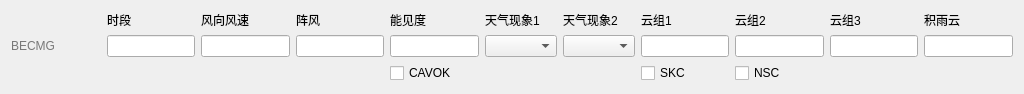
<?xml version="1.0" encoding="UTF-8"?>
<ui version="4.0">
 <class>Form</class>
 <widget class="QWidget" name="Form">
  <property name="geometry">
   <rect>
    <x>0</x>
    <y>0</y>
    <width>1024</width>
    <height>80</height>
   </rect>
  </property>
  <property name="windowTitle">
   <string>Form</string>
  </property>
  <layout class="QVBoxLayout" name="verticalLayout">
   <item>
    <layout class="QGridLayout" name="becmg_layout">
     <item row="0" column="12">
      <widget class="QLabel" name="becmg_cloud3_label">
       <property name="text">
        <string>云组3</string>
       </property>
       <property name="buddy">
        <cstring>becmg_cloud3</cstring>
       </property>
      </widget>
     </item>
     <item row="0" column="5">
      <widget class="QLabel" name="becmg_wind_label">
       <property name="text">
        <string>风向风速</string>
       </property>
       <property name="buddy">
        <cstring>becmg_wind</cstring>
       </property>
      </widget>
     </item>
     <item row="0" column="11">
      <widget class="QLabel" name="becmg_cloud2_label">
       <property name="text">
        <string>云组2</string>
       </property>
       <property name="buddy">
        <cstring>becmg_cloud2</cstring>
       </property>
      </widget>
     </item>
     <item row="2" column="4">
      <widget class="QLineEdit" name="becmg_period"/>
     </item>
     <item row="0" column="6">
      <widget class="QLabel" name="becmg_gust_label">
       <property name="text">
        <string>阵风</string>
       </property>
       <property name="buddy">
        <cstring>becmg_gust</cstring>
       </property>
      </widget>
     </item>
     <item row="0" column="4">
      <widget class="QLabel" name="becmg_period_label">
       <property name="text">
        <string>时段</string>
       </property>
       <property name="buddy">
        <cstring>becmg_period</cstring>
       </property>
      </widget>
     </item>
     <item row="2" column="13">
      <widget class="QLineEdit" name="becmg_cb"/>
     </item>
     <item row="0" column="7">
      <widget class="QLabel" name="becmg_vis_label">
       <property name="text">
        <string>能见度</string>
       </property>
       <property name="buddy">
        <cstring>becmg_vis</cstring>
       </property>
      </widget>
     </item>
     <item row="2" column="10">
      <widget class="QLineEdit" name="becmg_cloud1"/>
     </item>
     <item row="0" column="9">
      <widget class="QLabel" name="becmg_weather2_label">
       <property name="text">
        <string>天气现象2</string>
       </property>
       <property name="buddy">
        <cstring>becmg_weather2</cstring>
       </property>
      </widget>
     </item>
     <item row="0" column="10">
      <widget class="QLabel" name="becmg_cloud1_label">
       <property name="text">
        <string>云组1</string>
       </property>
       <property name="buddy">
        <cstring>becmg_cloud1</cstring>
       </property>
      </widget>
     </item>
     <item row="3" column="7">
      <widget class="QCheckBox" name="becmg_cavok">
       <property name="text">
        <string>CAVOK</string>
       </property>
      </widget>
     </item>
     <item row="3" column="11">
      <widget class="QCheckBox" name="becmg_nsc">
       <property name="text">
        <string>NSC</string>
       </property>
      </widget>
     </item>
     <item row="2" column="6">
      <widget class="QLineEdit" name="becmg_gust"/>
     </item>
     <item row="2" column="12">
      <widget class="QLineEdit" name="becmg_cloud3"/>
     </item>
     <item row="3" column="10">
      <widget class="QCheckBox" name="becmg_skc">
       <property name="text">
        <string>SKC</string>
       </property>
      </widget>
     </item>
     <item row="2" column="11">
      <widget class="QLineEdit" name="becmg_cloud2"/>
     </item>
     <item row="2" column="8">
      <widget class="QComboBox" name="becmg_weather1"/>
     </item>
     <item row="2" column="7">
      <widget class="QLineEdit" name="becmg_vis"/>
     </item>
     <item row="2" column="9">
      <widget class="QComboBox" name="becmg_weather2"/>
     </item>
     <item row="0" column="8">
      <widget class="QLabel" name="becmg_weather1_label">
       <property name="text">
        <string>天气现象1</string>
       </property>
       <property name="buddy">
        <cstring>becmg_weather1</cstring>
       </property>
      </widget>
     </item>
     <item row="0" column="13">
      <widget class="QLabel" name="becmg_cb_label">
       <property name="text">
        <string>积雨云</string>
       </property>
       <property name="buddy">
        <cstring>becmg_cb</cstring>
       </property>
      </widget>
     </item>
     <item row="2" column="5">
      <widget class="QLineEdit" name="becmg_wind"/>
     </item>
     <item row="2" column="0">
      <widget class="QLabel" name="tempo_title">
       <property name="minimumSize">
        <size>
         <width>90</width>
         <height>0</height>
        </size>
       </property>
       <property name="styleSheet">
        <string notr="true">color: rgb(120, 120, 120);</string>
       </property>
       <property name="text">
        <string>BECMG</string>
       </property>
      </widget>
     </item>
    </layout>
   </item>
  </layout>
 </widget>
 <tabstops>
  <tabstop>becmg_period</tabstop>
  <tabstop>becmg_wind</tabstop>
  <tabstop>becmg_gust</tabstop>
  <tabstop>becmg_vis</tabstop>
  <tabstop>becmg_weather1</tabstop>
  <tabstop>becmg_weather2</tabstop>
  <tabstop>becmg_cloud1</tabstop>
  <tabstop>becmg_cloud2</tabstop>
  <tabstop>becmg_cloud3</tabstop>
  <tabstop>becmg_cb</tabstop>
  <tabstop>becmg_cavok</tabstop>
  <tabstop>becmg_skc</tabstop>
  <tabstop>becmg_nsc</tabstop>
 </tabstops>
 <resources/>
 <connections/>
</ui>
